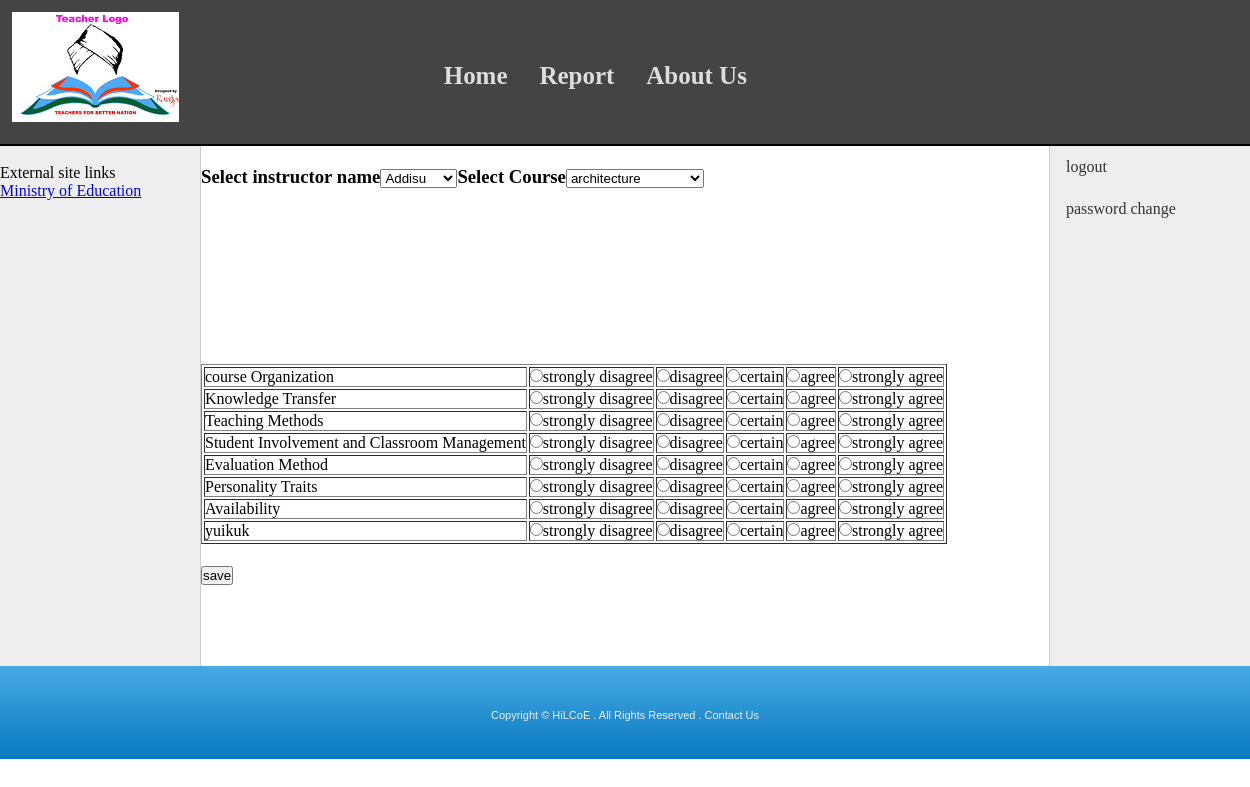
/student.php, run on the app's committed database.
### tables this page shows
CREATE TABLE IF NOT EXISTS `instructor` (
`instrId` int(11) NOT NULL,
  `name` varchar(500) DEFAULT NULL,
  `cId` int(11) DEFAULT NULL
);

CREATE TABLE IF NOT EXISTS `course` (
`cId` int(11) NOT NULL,
  `name` varchar(500) DEFAULT NULL
);

CREATE TABLE IF NOT EXISTS `evaluations` (
`Id` int(11) NOT NULL,
  `name` varchar(500) DEFAULT NULL,
  `cId` int(11) DEFAULT NULL,
  `stId` int(11) DEFAULT NULL,
  `instrId` int(11) DEFAULT NULL,
  `semester` int(11) DEFAULT NULL
);

### student.php (the view, shortened to what this page needs)
<html>
    <head>
        <link rel="stylesheet" type="text/css" href="common.css">
        <link rel="stylesheet" type="text/css" href="layout.css">
    </head>
    <body>
        <div id class="Container">
            <div id="Header">
                <span id="logo" > <img src="logo.png"  font-size="30"></span>
                <span style="vertical-align: middle; display: table-cell;">
                    <div id class  ="topnav" align="center">
                        <h3> <a class href="index.php">Home</a>
                            <a class href="report.php">Report</a>
                            <a class href="about.php">About Us</a></h3>
                    </div>
                </span></div>
           <div id="Leftnav"> <br>
External site links <br>
    <a class href="http://www.neaea.gov.et/">Ministry of Education</a>
	</div>
            <div class="Rightnav">
                <span style="vertical-align: middle; display: table-cell;">
                    <a class href="login1.php">logout</a>
                    <a class href="changepass.php">password change</a></span></div>
            <div id="Body"> <h3> <table align="center">
                        <?php
                        $c = mysql_connect("localhost", "root","mysql");
                        $query = "SELECT * FROM course";
                        $query1 = "select * from instructor";
                        $q3 = mysql_query($query1, $c);
                        $q4 = mysql_query($query, $c);
                        $options = "";
                        $options1 = "";
                        while ($row2 = mysql_fetch_array($q4)) {
                            $options = $options . "<option> $row2[1] </option>";
                        }
                        while ($row3 = mysql_fetch_array($q3)) {
                            $options1 = $options1 . "<option> $row3[1] </option>";
                        }
                        ?>
                        <form method="POST" action="student.php">
                            Select instructor name<select name="instructor">
                                <?php echo $options1; ?>
                            </select>
                            Select Course<select name="course">
                                <?php echo $options; ?>
                            </select><br/>
                            <?php
                            $given2 = "select name,id from evaluations";
                            $data2 = mysql_query($given2, $c);
							 echo"<table border >";
                            while ($rowG = mysql_fetch_array($data2, MYSQL_NUM)) {
                               echo"<tr>";
                                echo"<td>";
                                echo "{$rowG[0]} ";
                                echo"</td>";
                                echo"<td>";
                                echo "" . "<input" . " type" . "=" . "radio" . " name" . "=" . '"' . $rowG[1] . '"' . " value" . "=" . '"strongly disagree"' . ">" . "strongly disagree";
                                echo"</td>";
                                echo"<td>";
                                echo "" . "<input" . " type" . "=" . "radio" . " name" . "=" . '"' . $rowG[1] . '"' . " value" . "=" . '"disagree"' . ">" . "disagree";
                                echo"</td>";
                                echo"<td>";
                                echo "" . "<input" . " type" . "=" . "radio" . " name" . "=" . '"' . $rowG[1] . '"' . " value" . "=" . '"certain"' . ">" . "certain";
                                echo"</td>";
                                echo"<td>";
                                echo "" . "<input" . " type" . "=" . "radio" . " name" . "=" . '"' . $rowG[1] . '"' . " value" . "=" . '"agree"' . ">" . "agree";
                                echo"</td>";
                                echo"<td>";
                                echo "" . "<input" . " type" . "=" . "radio" . " name" . "=" . '"' . $rowG[1] . '"' . " value" . "=" . '"strongly agree"' . ">" . "strongly agree";
                                echo"</td>";
                                echo"</tr>";
                                echo"<br/>";
                            }
                                echo"</table>";
                            ?>
                            <button type="submit" name="submit" align="center" value="save"  >save</button>
                        </form>
                    </table>
                </h3>
            </div>
            <div id="Footer">
                <p>Copyright &copy; HiLCoE . All Rights Reserved . Contact Us</p>
            </div>
        </div>
    </body>
</html>

### common.css (style rules this page uses)
* { margin: 0;padding: 0; }
#logo { width:100%; size:30%; }
#Header { width: 100%; height: 120px; background-color:444444; border-bottom: 2px solid #000000; font-size: 16pt; color: white; text-align: left; display: table; padding: 12px ; }
#Leftnav { float: left; width: 200px; height: 520px; background-color: #eeeeee; border-right: 1px solid #cccccc; }
#Body { margin: auto; width: 100%; height: 470px; padding: 20px 20px 20px 20px; }
#Footer { height: 50px; clear: both; background-color: #48a9e4; background-image: -webkit-gradient(linear, 0% 0%, 0% 100%, from(#48a9e4), to(#0779bf)); font-family: Verdana, Arial, Helvetica, sans-serif; font-size: 11px; line-height: 1.2em; color: #eee; text-align: center; vertical-align: middle; padding-top: 43px; }
h1,h2,h3,h4,h5,h6 { margin-top:0;margin-bottom:.5rem }

### layout.css (style rules this page uses)
.topnav { width:100%0%; text-align:center; color:white; }
.topnav a { float: left; display: block; color: #ddd; text-align: center; padding: 12px 16px; text-decoration: none; }
.Rightnav { float: right; width: 200px; height: 520px; background-color: #eeeeee; border-left: 1px solid #cccccc; }
.Rightnav a { float: left; display: block; color: #333333; text-align: center; padding: 12px 16px; text-decoration: none; }

### data on the page
instructor: instructor "Addisu"
course: course "architecture"
evaluations: name "course Organization"
evaluations: name "Knowledge Transfer"
evaluations: name "Teaching Methods"
evaluations: name "Student Involvement and Classroom Management"
evaluations: name "Evaluation Method"
evaluations: name "Personality Traits"
evaluations: name "Availability"
evaluations: name "yuikuk"
